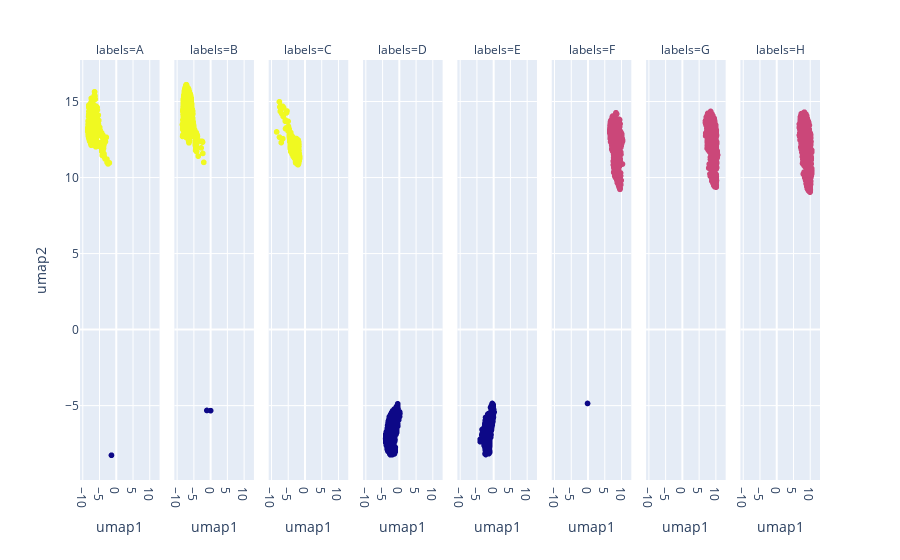

This figure's notebook cell:
### Code cell
# Plotly를 사용하여 결과 시각화
fig = px.scatter(C, x='umap1', y='umap2', color='hdbscan_labels', 
                 facet_col='labels')
fig.update_layout(coloraxis_showscale=False)
fig.show()

### Figure 1 — Plotly figure (JSON) as saved in the notebook; plotly's stock layout.template omitted (floating-point values rounded to 4 significant figures; data arrays with more than 128 entries replaced by an {"elided": "..."} marker saying what was removed)
{"data": [{"hovertemplate": "labels=A<br>umap1=%{x}<br>umap2=%{y}<br>hdbscan_labels=%{marker.color}<extra></extra>", "legendgroup": "", "marker": {"color": {"elided": "1089 int values"}, "coloraxis": "coloraxis", "symbol": "circle"}, "mode": "markers", "name": "", "showlegend": false, "type": "scattergl", "x": {"elided": "1089 float values"}, "xaxis": "x", "y": {"elided": "1089 float values"}, "yaxis": "y"}, {"hovertemplate": "labels=B<br>umap1=%{x}<br>umap2=%{y}<br>hdbscan_labels=%{marker.color}<extra></extra>", "legendgroup": "", "marker": {"color": {"elided": "1089 int values"}, "coloraxis": "coloraxis", "symbol": "circle"}, "mode": "markers", "name": "", "showlegend": false, "type": "scattergl", "x": {"elided": "1089 float values"}, "xaxis": "x2", "y": {"elided": "1089 float values"}, "yaxis": "y2"}, {"hovertemplate": "labels=C<br>umap1=%{x}<br>umap2=%{y}<br>hdbscan_labels=%{marker.color}<extra></extra>", "legendgroup": "", "marker": {"color": {"elided": "1188 int values"}, "coloraxis": "coloraxis", "symbol": "circle"}, "mode": "markers", "name": "", "showlegend": false, "type": "scattergl", "x": {"elided": "1188 float values"}, "xaxis": "x3", "y": {"elided": "1188 float values"}, "yaxis": "y3"}, {"hovertemplate": "labels=D<br>umap1=%{x}<br>umap2=%{y}<br>hdbscan_labels=%{marker.color}<extra></extra>", "legendgroup": "", "marker": {"color": {"elided": "1188 int values"}, "coloraxis": "coloraxis", "symbol": "circle"}, "mode": "markers", "name": "", "showlegend": false, "type": "scattergl", "x": {"elided": "1188 float values"}, "xaxis": "x4", "y": {"elided": "1188 float values"}, "yaxis": "y4"}, {"hovertemplate": "labels=E<br>umap1=%{x}<br>umap2=%{y}<br>hdbscan_labels=%{marker.color}<extra></extra>", "legendgroup": "", "marker": {"color": {"elided": "1144 int values"}, "coloraxis": "coloraxis", "symbol": "circle"}, "mode": "markers", "name": "", "showlegend": false, "type": "scattergl", "x": {"elided": "1144 float values"}, "xaxis": "x5", "y": {"elided": "1144 float values"}, "yaxis": "y5"}, {"hovertemplate": "labels=F<br>umap1=%{x}<br>umap2=%{y}<br>hdbscan_labels=%{marker.color}<extra></extra>", "legendgroup": "", "marker": {"color": {"elided": "1144 int values"}, "coloraxis": "coloraxis", "symbol": "circle"}, "mode": "markers", "name": "", "showlegend": false, "type": "scattergl", "x": {"elided": "1144 float values"}, "xaxis": "x6", "y": {"elided": "1144 float values"}, "yaxis": "y6"}, {"hovertemplate": "labels=G<br>umap1=%{x}<br>umap2=%{y}<br>hdbscan_labels=%{marker.color}<extra></extra>", "legendgroup": "", "marker": {"color": {"elided": "1144 int values"}, "coloraxis": "coloraxis", "symbol": "circle"}, "mode": "markers", "name": "", "showlegend": false, "type": "scattergl", "x": {"elided": "1144 float values"}, "xaxis": "x7", "y": {"elided": "1144 float values"}, "yaxis": "y7"}, {"hovertemplate": "labels=H<br>umap1=%{x}<br>umap2=%{y}<br>hdbscan_labels=%{marker.color}<extra></extra>", "legendgroup": "", "marker": {"color": {"elided": "1287 int values"}, "coloraxis": "coloraxis", "symbol": "circle"}, "mode": "markers", "name": "", "showlegend": false, "type": "scattergl", "x": {"elided": "1287 float values"}, "xaxis": "x8", "y": {"elided": "1287 float values"}, "yaxis": "y8"}], "layout": {"annotations": [{"font": {}, "showarrow": false, "text": "labels=A", "x": 0.05375, "xanchor": "center", "xref": "paper", "y": 1, "yanchor": "bottom", "yref": "paper"}, {"font": {}, "showarrow": false, "text": "labels=B", "x": 0.1812, "xanchor": "center", "xref": "paper", "y": 1, "yanchor": "bottom", "yref": "paper"}, {"font": {}, "showarrow": false, "text": "labels=C", "x": 0.3087, "xanchor": "center", "xref": "paper", "y": 1, "yanchor": "bottom", "yref": "paper"}, {"font": {}, "showarrow": false, "text": "labels=D", "x": 0.4363, "xanchor": "center", "xref": "paper", "y": 1, "yanchor": "bottom", "yref": "paper"}, {"font": {}, "showarrow": false, "text": "labels=E", "x": 0.5637, "xanchor": "center", "xref": "paper", "y": 1, "yanchor": "bottom", "yref": "paper"}, {"font": {}, "showarrow": false, "text": "labels=F", "x": 0.6912, "xanchor": "center", "xref": "paper", "y": 1, "yanchor": "bottom", "yref": "paper"}, {"font": {}, "showarrow": false, "text": "labels=G", "x": 0.8188, "xanchor": "center", "xref": "paper", "y": 1, "yanchor": "bottom", "yref": "paper"}, {"font": {}, "showarrow": false, "text": "labels=H", "x": 0.9463, "xanchor": "center", "xref": "paper", "y": 1, "yanchor": "bottom", "yref": "paper"}], "coloraxis": {"colorbar": {"title": {"text": "hdbscan_labels"}}, "colorscale": [[0, "#0d0887"], [0.1111, "#46039f"], [0.2222, "#7201a8"], [0.3333, "#9c179e"], [0.4444, "#bd3786"], [0.5556, "#d8576b"], [0.6667, "#ed7953"], [0.7778, "#fb9f3a"], [0.8889, "#fdca26"], [1, "#f0f921"]], "showscale": false}, "legend": {"tracegroupgap": 0}, "margin": {"t": 60}, "xaxis": {"anchor": "y", "domain": [0, 0.1075], "title": {"text": "umap1"}}, "xaxis2": {"anchor": "y2", "domain": [0.1275, 0.235], "matches": "x", "title": {"text": "umap1"}}, "xaxis3": {"anchor": "y3", "domain": [0.255, 0.3625], "matches": "x", "title": {"text": "umap1"}}, "xaxis4": {"anchor": "y4", "domain": [0.3825, 0.49], "matches": "x", "title": {"text": "umap1"}}, "xaxis5": {"anchor": "y5", "domain": [0.51, 0.6175], "matches": "x", "title": {"text": "umap1"}}, "xaxis6": {"anchor": "y6", "domain": [0.6375, 0.745], "matches": "x", "title": {"text": "umap1"}}, "xaxis7": {"anchor": "y7", "domain": [0.765, 0.8725], "matches": "x", "title": {"text": "umap1"}}, "xaxis8": {"anchor": "y8", "domain": [0.8925, 1], "matches": "x", "title": {"text": "umap1"}}, "yaxis": {"anchor": "x", "domain": [0, 1], "title": {"text": "umap2"}}, "yaxis2": {"anchor": "x2", "domain": [0, 1], "matches": "y", "showticklabels": false}, "yaxis3": {"anchor": "x3", "domain": [0, 1], "matches": "y", "showticklabels": false}, "yaxis4": {"anchor": "x4", "domain": [0, 1], "matches": "y", "showticklabels": false}, "yaxis5": {"anchor": "x5", "domain": [0, 1], "matches": "y", "showticklabels": false}, "yaxis6": {"anchor": "x6", "domain": [0, 1], "matches": "y", "showticklabels": false}, "yaxis7": {"anchor": "x7", "domain": [0, 1], "matches": "y", "showticklabels": false}, "yaxis8": {"anchor": "x8", "domain": [0, 1], "matches": "y", "showticklabels": false}}}
